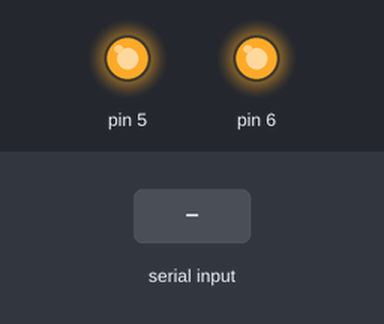
Recording of a sketch running on a simulated Arduino Uno, built with avr-gcc and run on an emulated ATmega328P. Shown: output pins drawn as LEDs (lit = HIGH). The inputs (shaded band) are chosen by the test bench. What the sketch prints to the serial monitor is not drawn.

Above: at 1.2 s.
1.3 s: "Serial1\n" received over the second serial link
At 2.1 s:
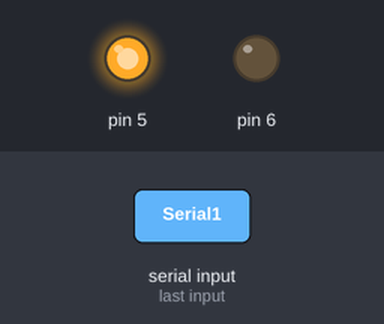
Timing chart, 0 to 10.3 s (numbered marks = the images above; inputs shaded):
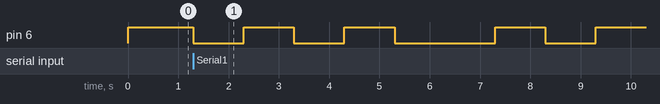

Measured:
- after the input at 1.3 s, pin 6: HIGH → LOW at once, → HIGH 1.0 s later, → LOW 1.0 s later, → HIGH 1.0 s later, … (8 changes in this stretch)

The sketch:

SerialPassthrough.ino
```cpp
/*
  SerialPassthrough sketch

  Some boards, like the Arduino 101, the MKR1000, Zero, or the Micro, have one
  hardware serial port attached to Digital pins 0-1, and a separate USB serial
  port attached to the IDE Serial Monitor. This means that the "serial
  passthrough" which is possible with the Arduino UNO (commonly used to interact
  with devices/shields that require configuration via serial AT commands) will
  not work by default.

  This sketch allows you to emulate the serial passthrough behaviour. Any text
  you type in the IDE Serial monitor will be written out to the serial port on
  Digital pins 0 and 1, and vice-versa.

  On the 101, MKR1000, Zero, and Micro, "Serial" refers to the USB Serial port
  attached to the Serial Monitor, and "Serial1" refers to the hardware serial
  port attached to pins 0 and 1. This sketch will emulate Serial passthrough
  using those two Serial ports on the boards mentioned above, but you can change
  these names to connect any two serial ports on a board that has multiple ports.

  created 23 May 2016
  by Erik Nyquist
*/
#include <SoftwareSerial.h>
SoftwareSerial sim_ss(A2,A3); //RX TX


char buf[80];

int readline(int readch, char *buffer, int len) {
    static int pos = 0;
    int rpos;

    if (readch > 0) {
        switch (readch) {
            case '\r': // Ignore CR
                break;
            case '\n': // Return on line feed
                rpos = pos;
                pos = 0;  // Reset position index ready for next time
                return rpos;
            default:
                if (pos < len-1) {
                    buffer[pos++] = readch;
                    buffer[pos] = 0;
                }
        }
    }
    return 0;
}

void setup() {
  pinMode(6,OUTPUT);
  pinMode(5,OUTPUT);
  Serial.begin(9600);
  sim_ss.begin(9600);
  digitalWrite(6, HIGH);
  digitalWrite(5, HIGH);
  Serial.write("GPS Serial Passthrough");

  sim_ss.write("AT");
  if (sim_ss.available()) {     // If anything comes in Software Serial (pins 8 & 9)
    Serial.write(sim_ss.read());   // read it and send it out Serial (USB)

  }
}

void loop() {
   if (readline(Serial.read(), buf, 80) > 0) {
        Serial.print("You entered: >");
        Serial.print(buf);
        Serial.println("<");
    }
    /**/
if (readline(sim_ss.read(), buf, 80) > 0) {
        Serial.print("SIM Responded >");
        Serial.print(buf);
        Serial.println("<");
    }
    if (sim_ss.available()) {     // If anything comes in Software Serial (pins 8 & 9)
    Serial.write(sim_ss.read());   // read it and send it out Serial (USB)
    digitalWrite(6, LOW);
    delay(1000);
    digitalWrite(6, HIGH);
    delay(1000);
    digitalWrite(6, LOW);
    delay(1000);
    digitalWrite(6, HIGH);
    delay(1000);
    digitalWrite(6, LOW);
    delay(1000);
    digitalWrite(6, HIGH);
  }
  }
```
